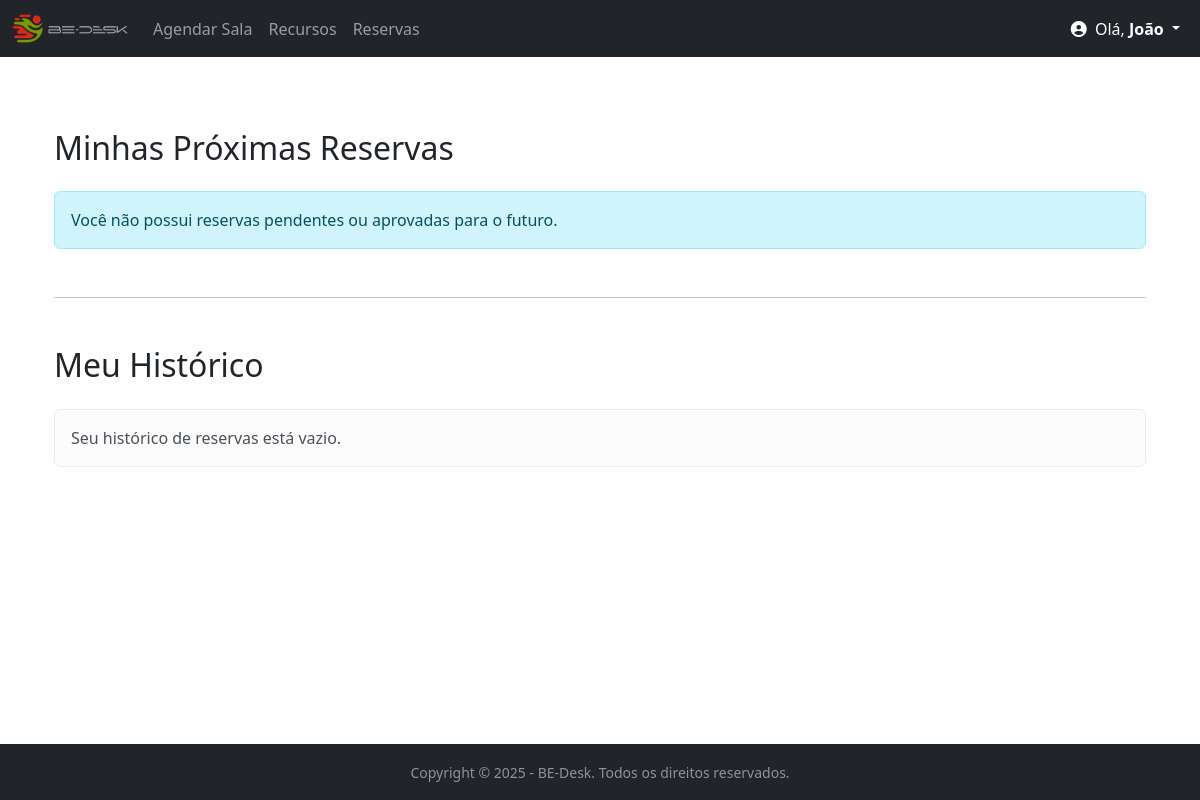
The page /reservas/ (signed in) on the database as committed earlier.
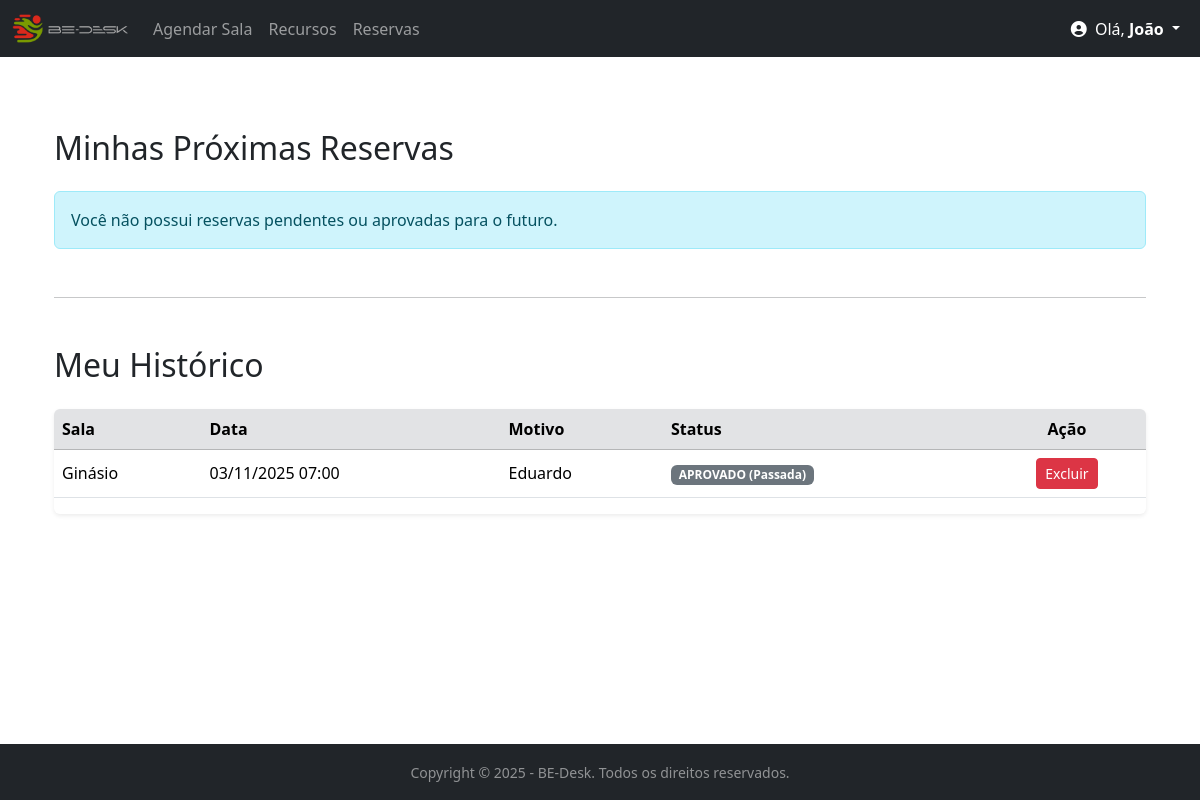
The same page on the database as committed later.
### bedesk/models.py (models this page shows, shortened)
class Agendamento(models.Model):
    STATUS_CHOICES = [
        ('PENDENTE', 'Pendente'), # O valor que vai para o banco (melhor em CAPS)
        ('APROVADO', 'Aprovado'), # O valor que o usuário vê (após a vírgula)
        ('REJEITADO', 'Rejeitado'),
    ]
    nome = models.CharField(max_length=100) # Nome do Agendamento (ex: Reunião de Marketing)
    sala = models.ForeignKey(Sala, on_delete=models.CASCADE)
    motivo = models.TextField()
    horario = models.TimeField()
    data_inicio = models.DateTimeField(null=True, blank=True)
    data_fim = models.DateTimeField(null=True, blank=True)
    status = models.CharField(
        max_length=10,
        choices=STATUS_CHOICES,
        default='PENDENTE' # Valor padrão para novas reservas
    )
    sala = models.ForeignKey(Sala, on_delete=models.CASCADE)
    usuario = models.ForeignKey(User, on_delete=models.CASCADE)
    class Meta:
        verbose_name_plural = "Agendamentos"
        indexes = [
            models.Index(fields=['status']),
        ]

class Sala(models.Model):
    nome = models.CharField(max_length=100)
    capacidade = models.IntegerField(default=1)

### bedesk/views.py (the view)
# urls.py: path('reservas/', views.lista_reservas, name='lista_reserva'),
@login_required
@login_required
def lista_reservas(request):
    today = date.today()
    reservas_ativas = Agendamento.objects.filter(
        usuario=request.user,
        data_inicio__date__gte=today, # Do dia de hoje em diante
        status__in=['APROVADO', 'PENDENTE']
    ).order_by('data_inicio', 'horario')
    reservas_historico = Agendamento.objects.filter(
        usuario=request.user
    ).exclude(
        pk__in=reservas_ativas.values_list('pk', flat=True) # Exclui as que já estão na lista de ativas
    ).order_by('-data_inicio', 'horario')
    context = {
        'reservas_ativas': reservas_ativas,
        'reservas_historico': reservas_historico
    }
    return render(request, 'bedesk/lista_reservas.html', context)

### bedesk/context_processors.py (called while the page is built)
def notificacoes_pendentes(request):
    total_pendentes = 0
    if request.user.is_authenticated and request.user.is_staff:
        salas_pendentes_count = Agendamento.objects.filter(status='PENDENTE').count()
        recursos_pendentes_count = ReservaRecurso.objects.filter(status='PENDENTE').count()
        total_pendentes = salas_pendentes_count + recursos_pendentes_count
    return {
        'pendentes_count': total_pendentes
    }

### bedesk/templates/bedesk/lista_reservas.html (shortened to what this page needs)
{% extends 'bedesk/base.html' %}
{% block content %}
<div class="container mt-4">
    <h2 class="mb-4">Minhas Próximas Reservas</h2>
    {% if reservas_ativas %}
    <div class="table-responsive shadow-sm rounded">
        <table class="table table-hover align-middle">
            <thead class="table-dark">
                <tr>
                    <th>Sala</th>
                    <th>Início</th>
                    <th>Motivo</th>
                    <th>Status</th>
                    <th class="text-center">Ação</th>
                </tr>
            </thead>
            <tbody>
                {% for reserva in reservas_ativas %}
                <tr>
                    <td>{{ reserva.sala.nome }}</td>
                    <td>{{ reserva.data_inicio|date:"d/m/Y H:i" }}</td>
                    <td>{{ reserva.nome }}</td>
                    <td>
                        {% if reserva.status == 'APROVADO' %}
                            <span class="badge bg-success">{{ reserva.status }}</span>
                        {% else %}
                            <span class="badge bg-warning text-dark">{{ reserva.status }}</span>
                        {% endif %}
                    </td>
                    <td class="text-center">
                        <a href="{% url 'cancelar_reserva_usuario' reserva.id %}" class="btn btn-warning btn-sm">
                            Cancelar
                        </a>
                    </td>
                </tr>
                {% endfor %}
            </tbody>
        </table>
    </div>
    {% else %}
    <div class="alert alert-info" role="alert">
        Você não possui reservas pendentes ou aprovadas para o futuro.
    </div>
    {% endif %}
    <hr class="my-5">
    <h2 class="mb-4">Meu Histórico</h2>
    {% if reservas_historico %}
    <div class="table-responsive shadow-sm rounded">
        <table class="table table-hover align-middle">
            <thead class="table-secondary">
                <tr>
                    <th>Sala</th>
                    <th>Data</th>
                    <th>Motivo</th>
                    <th>Status</th>
                    <th class="text-center">Ação</th>
                </tr>
            </thead>
            <tbody>
                {% for reserva in reservas_historico %}
                <tr class="{% if reserva.status == 'REJEITADO' %}text-muted{% endif %}">
                    <td>{{ reserva.sala.nome }}</td>
                    <td>{{ reserva.data_inicio|date:"d/m/Y H:i" }}</td>
                    <td>{{ reserva.nome }}</td>
                    <td>
                        {% if reserva.status == 'APROVADO' %}
                            <span class="badge bg-secondary">{{ reserva.status }} (Passada)</span>
                        {% else %}
                            <span class="badge bg-danger">{{ reserva.status }}</span>
                        {% endif %}
                    </td>
                    <td class="text-center">
                        <a href="{% url 'excluir_reserva_usuario' reserva.id %}" class="btn btn-danger btn-sm">
                            Excluir
                        </a>
                    </td>
                </tr>
                {% endfor %}
            </tbody>
        </table>
    </div>
    {% else %}
    <div class="alert alert-light" role="alert">
        Seu histórico de reservas está vazio.
    </div>
    {% endif %}
</div>
{% endblock %}

### bedesk/templates/bedesk/base.html (shortened to what this page needs)
{% load static %}
<!DOCTYPE html>
<html lang="pt-br">
<head>
    {% block head %}
    <link href="https://cdn.jsdelivr.net/npm/bootstrap@5.3.3/dist/css/bootstrap.min.css"
          rel="stylesheet">
    <link rel="stylesheet"
          href="https://cdnjs.cloudflare.com/ajax/libs/font-awesome/6.4.0/css/all.min.css">
    {% endblock %}
</head>
<body class="d-flex flex-column min-vh-100">
{% block nav %}
<nav class="navbar navbar-expand-lg navbar-dark bg-dark">
    <div class="container-fluid">
        <a class="navbar-brand" href="{% url 'inicio' %}">
            <img src="{% static 'img/logo1.png' %}"
                 alt="Logo BE-Desk - Voltar ao Início"
                 height="30"
                 class="d-inline-block align-text-top">
        </a>
        <div class="collapse navbar-collapse" id="navbarNav">
            <ul class="navbar-nav">
                <li class="nav-item">
                    <a class="nav-link" href="{% url 'agendar_sala' %}">Agendar Sala</a>
                </li>
                <li class="nav-item">
                    <a class="nav-link" href="{% url 'lista_recursos' %}">Recursos</a>
                </li>
                <li class="nav-item">
                    <a class="nav-link" href="{% url 'lista_reserva' %}">Reservas</a>
                </li>
            </ul>
            <ul class="navbar-nav ms-auto align-items-center">
                {% if user.is_authenticated %}
                <li class="nav-item dropdown">
                    <a class="nav-link dropdown-toggle text-white"
                       href="#" id="navbarDropdownMenuLink"
                       role="button" data-bs-toggle="dropdown" aria-expanded="false">
                        <i class="fas fa-user-circle me-1"></i>
                        Olá, <strong>
                            {% if user.first_name %}
                                {{ user.first_name }}
                            {% else %}
                                {{ user.username }}
                            {% endif %}
                        </strong>
                    </a>
                </li>
                {% else %}
                <li class="nav-item">
                    <a class="btn btn-outline-light" href="{% url 'login' %}">Entrar</a>
                </li>
                {% endif %}
            </ul>
        </div>
    </div>
</nav>
{% endblock %}
<div class="container mt-5 flex-grow-1">
    {% block content %}
    {% endblock %}
</div>
<footer class="footer mt-auto py-3 bg-dark text-white-50">
    <div class="container text-center">
        <small>
            Copyright &copy; {% now "Y" %} - BE-Desk. Todos os direitos reservados.
        </small>
    </div>
</footer>
</body>
</html>

Rows that differ between the two databases and show on the page:
added Agendamento: sala.nome "Ginásio", data_inicio "03/11/2025 07:00", nome "Eduardo", status "APROVADO"
Other text that changed with them:
text no longer shown: "Seu histórico de reservas está vazio."
text now shown: "Sala Data Motivo Status Ação"
